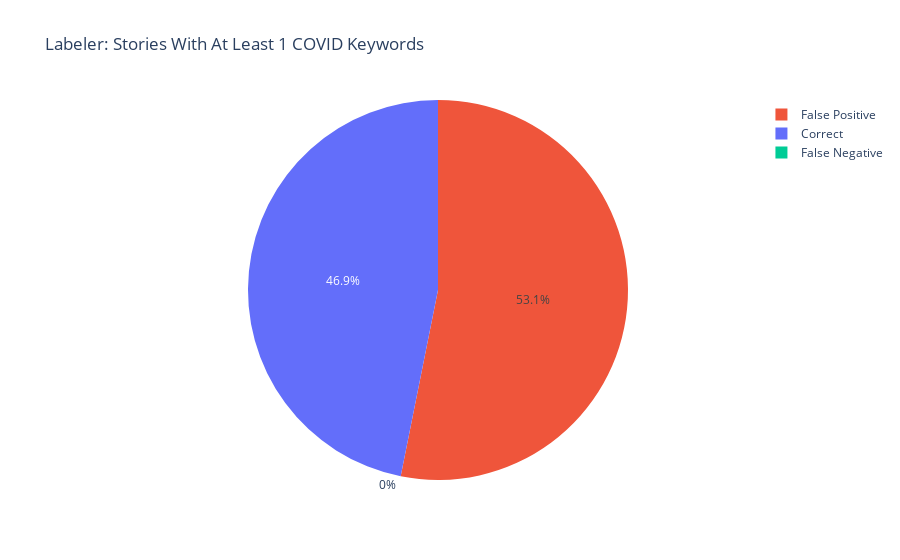
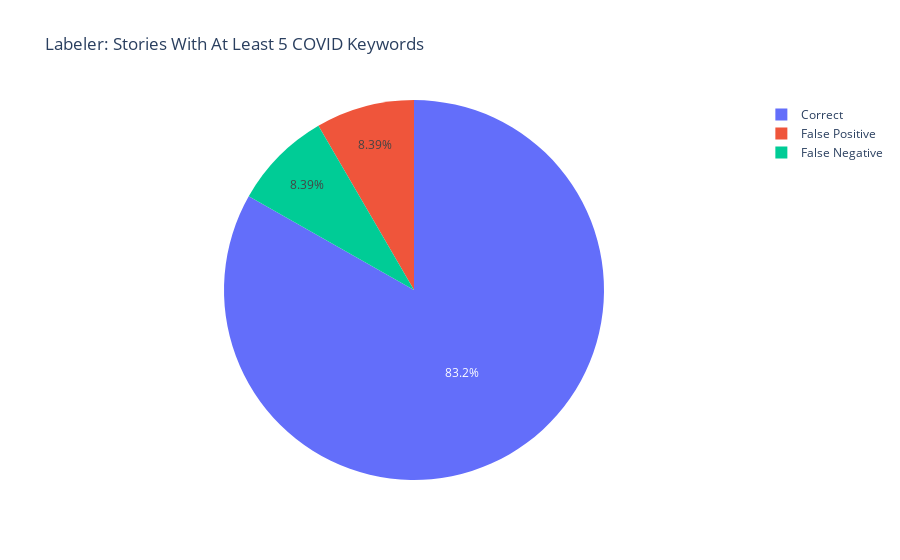
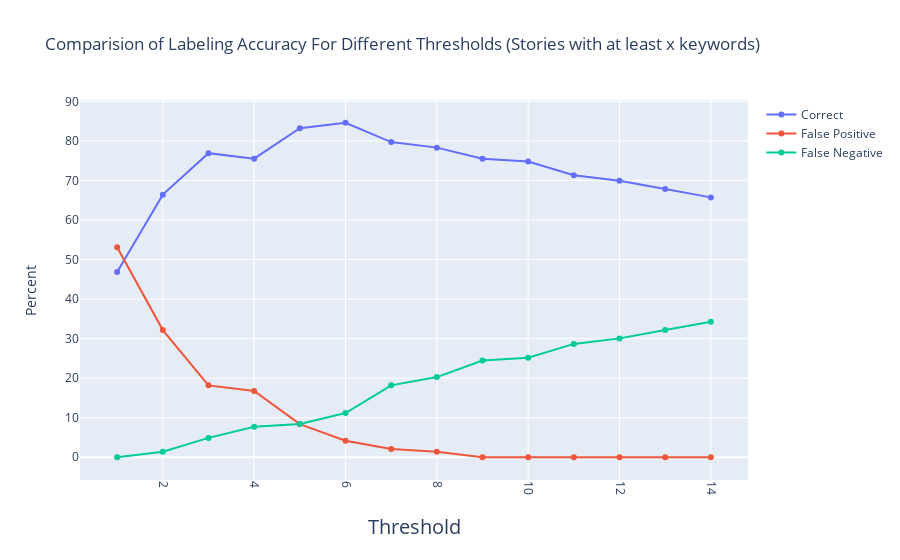

The cell these charts' notebook holds for them, in order:
### Code cell
from typing import List

import json
import os
#import application.data_labeler as labeler
import pandas as pd

import plotly.express as px
import plotly.graph_objects as go
#import re

COVID_KEYWORDS = [
    'covid',
    'corona',
    'pandem',
    'epidem',
    'mask',
    'quarant',
]

KEYS_TO_BALANCE = ('GDELT', 'Actor1Geo_CountryCode')

KEYS_TO_KEEP = [
    ('GDELT', 'SOURCEURL'),
    ('LABEL', 'WANT_ON_MAP'),
    ('ARTICLE', 'TEXT'),
    ('ARTICLE', 'TITLE'),
]
PLOTLY_COLORS = ['#636EFA', '#EF553B','#00CC96'] #included so that all the pie charts match the same colors to their labels


    
def isNaN(num):
    return num != num

def containsNaN(data):
    return isNaN(data['LABEL.WANT_ON_MAP']) or isNaN(data['ARTICLE.TITLE']) or isNaN(data['ARTICLE.TEXT'])

def _covid_in_string(string: str):
    return any(w in string.lower() for w in COVID_KEYWORDS)

def _covid_in_data(data: dict):
    return _covid_in_string(data['ARTICLE.TITLE']) or \
        _covid_in_string(data['ARTICLE.TEXT'])

def _file_contents_to_dataframe(data_dicts: List[dict],
                                columns_to_keep: List[str]) -> pd.DataFrame:
    dataframe = pd.json_normalize(data_dicts)
    dataframe = dataframe[columns_to_keep]
    return dataframe

def load_files_from_directory(directory: str) -> List[str]:
    file_contents = []
    for file_path in os.listdir(directory):
        full_file_path = os.path.join(directory, file_path)
        if os.path.isdir(full_file_path):
            continue
        with open(full_file_path, 'r') as file:
            file_content = json.load(file)
        file_contents.append(file_content)
    return file_contents

def df_manually_labelled_only(df):
    drop_indeces = []
    for index, row in df.iterrows():
        if containsNaN(row) or not _covid_in_data(row):
            drop_indeces.append(index)
    df = df.drop(df.index[drop_indeces]) 
    return df
def df_with_frequency(df):
    df['KEYWORD_FREQUENCY'] = 0
    for index, row in df.iterrows():
            df.loc[index,'KEYWORD_FREQUENCY'] = get_total_keywords(row)
    return df
def get_keyword_total_for(line):
    total = 0
    line = line.strip() 
    line = line.lower() 
    words = line.split(" ") 
    for word in words: 
        if any(w in word for w in COVID_KEYWORDS): 
            total = total + 1
    return total
def get_total_keywords(row):
    total = get_keyword_total_for(row['ARTICLE.TITLE']) + get_keyword_total_for(row['ARTICLE.TEXT'])
    return total
def get_prediction_stats_for_threshold(df, threshold):
    false_positives = 0
    false_negatives = 0
    total_stories = 0
    for index, row in df.iterrows():
        total_stories = total_stories + 1
        want_on_map = row['KEYWORD_FREQUENCY'] >= threshold
        if not (want_on_map == row['LABEL.WANT_ON_MAP']):
            if want_on_map:
                false_positives = false_positives + 1;
            else:
                false_negatives = false_negatives + 1;
    obj = {
        "correct": total_stories-false_positives-false_negatives,
        "false_positives": false_positives,
        "false_negatives": false_negatives,
    }
    return obj
def plot_predict(df, keyword_threshold):
    stats = get_prediction_stats_for_threshold(df, keyword_threshold)
    labels = ['Correct', 'False Positive', 'False Negative']
    values = [stats['correct'], stats['false_positives'], stats['false_negatives']]
    fig = go.Figure(data=[go.Pie(labels=labels, values=values)])
    fig.update_layout(title_text='Labeler: Stories With At Least '+ str(keyword_threshold) + ' COVID Keywords')
    fig.update_traces(marker=dict(colors=PLOTLY_COLORS))
    fig.show()  
def plot_change(df, min_range, max_range):
    correct = []
    false_positives = []
    false_negatives = []
    total_stories = df.shape[0]
    for i in range(min_range,max_range):
        stats = get_prediction_stats_for_threshold(df, i)
        correct.append(stats['correct']/total_stories*100)
        false_positives.append(stats['false_positives']/total_stories*100)
        false_negatives.append(stats['false_negatives']/total_stories*100)
    x = list(range(min_range,max_range))
    fig = go.Figure(data=[
                        go.Scatter(x=x, y=correct, name= "Correct"),
                        go.Scatter(x=x, y=false_positives, name= "False Positive"),
                        go.Scatter(x=x, y=false_negatives, name= "False Negative"),
                         ])
    fig.update_xaxes(
        tickangle = 90,
        title_text = "Threshold",
        title_font = {"size": 20},
        title_standoff = 25)
    fig.update_yaxes(
        title_text = "Percent",
        title_standoff = 25)
    fig.update_layout(title_text='Comparision of Labeling Accuracy For Different Thresholds (Stories with at least x keywords)')
    fig.show()
def main():
    x = load_files_from_directory("../data/news_articles/balanced_dataset/")
    columns_to_keep = ['.'.join(keys) for keys in KEYS_TO_KEEP]
    df = df_manually_labelled_only(_file_contents_to_dataframe(x, columns_to_keep));
    df = df_with_frequency(df)
    plot_predict(df, 1)
    plot_predict(df, 5)
    plot_change(df, 1, 15)
main();

### Figure 1 — Plotly figure (JSON) as saved in the notebook; plotly's stock layout.template omitted (floating-point values rounded to 4 significant figures)
{"data": [{"labels": ["Correct", "False Positive", "False Negative"], "marker": {"colors": ["#636EFA", "#EF553B", "#00CC96"]}, "type": "pie", "values": [67, 76, 0]}], "layout": {"autosize": true, "title": {"text": "Labeler: Stories With At Least 1 COVID Keywords"}}}

### Figure 2 — Plotly figure (JSON) as saved in the notebook; plotly's stock layout.template omitted (floating-point values rounded to 4 significant figures)
{"data": [{"labels": ["Correct", "False Positive", "False Negative"], "marker": {"colors": ["#636EFA", "#EF553B", "#00CC96"]}, "type": "pie", "values": [119, 12, 12]}], "layout": {"autosize": true, "title": {"text": "Labeler: Stories With At Least 5 COVID Keywords"}}}

### Figure 3 — Plotly figure (JSON) as saved in the notebook; plotly's stock layout.template omitted (floating-point values rounded to 4 significant figures)
{"data": [{"name": "Correct", "type": "scatter", "x": [1, 2, 3, 4, 5, 6, 7, 8, 9, 10, 11, 12, 13, 14], "y": [46.85, 66.43, 76.92, 75.52, 83.22, 84.62, 79.72, 78.32, 75.52, 74.83, 71.33, 69.93, 67.83, 65.73]}, {"name": "False Positive", "type": "scatter", "x": [1, 2, 3, 4, 5, 6, 7, 8, 9, 10, 11, 12, 13, 14], "y": [53.15, 32.17, 18.18, 16.78, 8.392, 4.196, 2.098, 1.399, 0, 0, 0, 0, 0, 0]}, {"name": "False Negative", "type": "scatter", "x": [1, 2, 3, 4, 5, 6, 7, 8, 9, 10, 11, 12, 13, 14], "y": [0, 1.399, 4.895, 7.692, 8.392, 11.19, 18.18, 20.28, 24.48, 25.17, 28.67, 30.07, 32.17, 34.27]}], "layout": {"autosize": true, "title": {"text": "Comparision of Labeling Accuracy For Different Thresholds (Stories with at least x keywords)"}, "xaxis": {"autorange": true, "range": [0.2354, 14.76], "tickangle": 90, "title": {"font": {"size": 20}, "standoff": 25, "text": "Threshold"}, "type": "linear"}, "yaxis": {"autorange": true, "range": [-6.198, 90.81], "title": {"standoff": 25, "text": "Percent"}, "type": "linear"}}}
